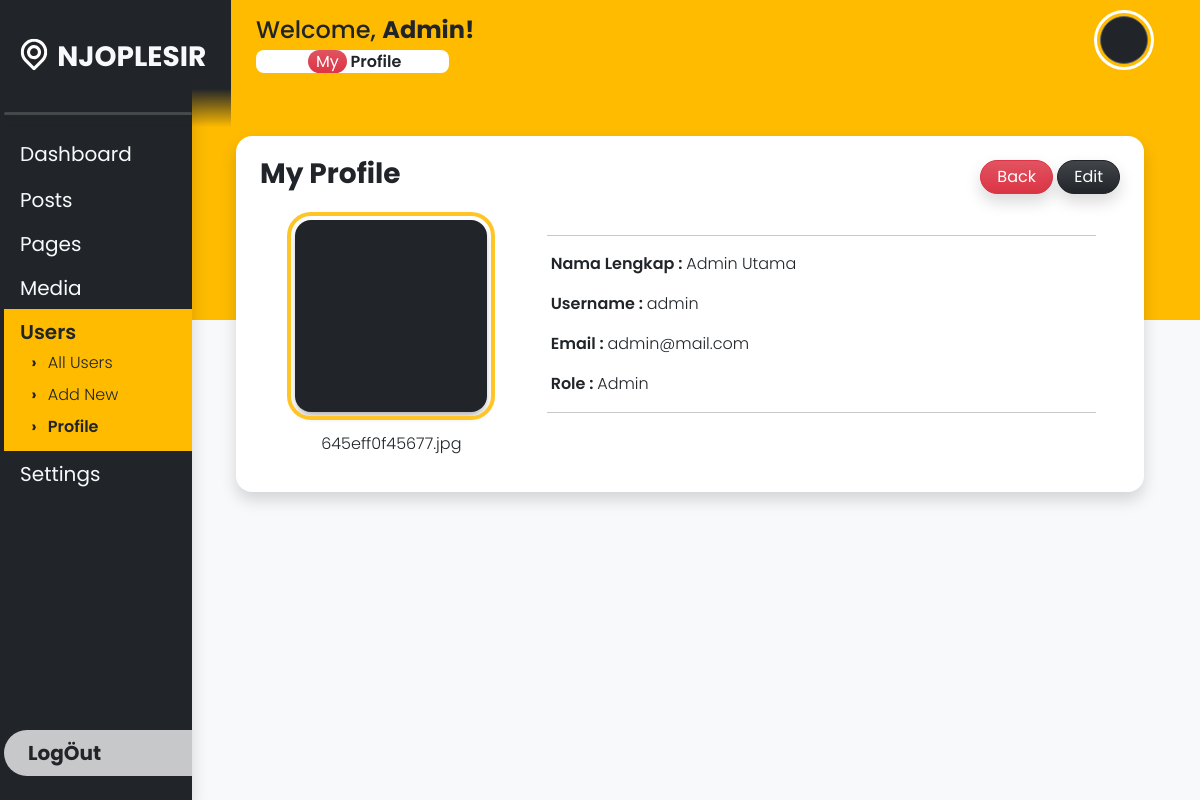
Screenshot of /user_profile.php (signed in) with the database file from the repository.
### tables this page shows
CREATE TABLE `daftar_user` (
  `id` int NOT NULL AUTO_INCREMENT,
  `firstName` varchar(100) DEFAULT NULL,
  `lastName` varchar(100) DEFAULT NULL,
  `username` varchar(255) DEFAULT NULL,
  `email` varchar(255) DEFAULT NULL,
  `password` varchar(255) DEFAULT NULL,
  `photoProfileName` varchar(255) DEFAULT NULL,
  `role` varchar(255) DEFAULT NULL,
  `passwordRaw` varchar(255) DEFAULT NULL,
  PRIMARY KEY (`id`)
);

### user_profile.php (the view, shortened to what this page needs)
<?php
    include "koneksi.php"; global $conn;
    $id_login = $_SESSION['id'];
    $query_login = mysqli_query($conn, "SELECT * FROM daftar_user WHERE id = $id_login");
    $result_login = mysqli_fetch_assoc($query_login);
    $role_login = $result_login['role'];
    $url = isset($_SERVER['HTTP_REFERER']) ? htmlspecialchars($_SERVER['HTTP_REFERER']) : '';
?>
<!DOCTYPE html>
<html lang="en">
<head>
    <link
        href="https://cdn.jsdelivr.net/npm/bootstrap@5.3.0-alpha1/dist/css/bootstrap.min.css"
        rel="stylesheet"
    />
</head>
<body class="bg-primary overflow-hidden bg-orange">
    <div class="row vh-100 bg-light">
        <div class="col-2 vh-100 bg-dark overflow-hidden shadow z-3 d-flex flex-column justify-content-between align-items-start p-0 ps-3">
            <div class="d-flex flex-column justify-content-start align-items-start w-100 position-relative overflow-y-auto sidebar">
                <div id="logoCompany" class="d-flex justify-content-center align-items-center">
                    <a href="dashboard.php" class="nav-link" style="transform:translateX(-7px) translateY(7px)">
                        <span class="fs-3 fw-bold text-light">NJOPLESIR</span>
                    </a>
                </div>
                <hr class="lineGray text-center w-100 bg-white border-0 rounded-3">
                <div class="nav-side text-white w-100 pb-2">
                    <a href="dashboard.php" class="nav-link w-100 fs-5 py-2 ps-3 fw-normal text-light">
                        Dashboard
                    </a>
                    <div onclick="dropdownActive(this)" class="nav-link position-relative fs-5 py-2 ps-3 fw-normal text-light dropdown">
                        <span class="lh-1 py-2">Posts</span>
                        <a href="post_all.php" class="nav-link fw-light"><li class="lh-1 py-2 fs-6">All Posts</li></a>
                    </div>
                    <?php if($role_login == "Admin") : ?>
                    <div onclick="dropdownActive(this)" class="nav-link position-relative fs-5 py-2 ps-3 fw-normal text-light dropdown">
                        <span class="lh-1 py-2">Pages</span>
                        <a href="page_all.php" class="nav-link fw-light"><li class="lh-1 py-2 fs-6">All Pages</li></a>
                    </div>
                    <?php else : ?>
                    <?php endif; ?>
                    <?php if($role_login == "Admin") : ?>
                    <div onclick="dropdownActive(this)" class="nav-link position-relative fs-5 py-2 ps-3 fw-normal text-light dropdown">
                        <span class="lh-1 py-2">Media</span>
                        <a href="media_library.php" class="nav-link fw-light"><li class="lh-1 py-2 fs-6">Library</li></a>
                    </div>
                    <?php else : ?>
                    <?php endif; ?>
                    <div onclick="dropdownActive(this)" class="nav-link position-relative fs-5 py-2 bg-orange ps-3 fw-bold text-dark dropdown dropdown-active">
                        <span class="lh-1 py-2">Users</span>
                        <a href="user_all.php" class="nav-link fw-light"><li class="lh-1 py-2 fs-6">All Users</li></a>
                        <?php if($role_login == "Admin") : ?>
                        <a href="user_new.php" class="nav-link fw-light"><li class="lh-1 py-2 fs-6">Add New</li></a>
                        <?php else : ?>
                        <?php endif; ?>
                        <a href="user_profile.php" class="nav-link fw-semibold"><li class="lh-1 py-2 fs-6">Profile</li></a>
                    </div>
                    <?php if($role_login == "Admin") : ?>
                    <a href="settings.php" class="nav-link position-relative fs-5 py-2 ps-3 fw-normal text-light dropdown">
                        <span class="lh-1 py-2">Settings</span>
                    </a>
                    <?php else : ?>
                    <?php endif; ?>
                </div>
            </div>
            <a href="logout_process.php" class="nav-link bg-white bg-opacity-75 text-dark w-100 py-2 ps-4 fs-5 mb-4 rounded-5 rounded-end-0 fw-bold">
                Log&Ouml;ut
            </a>
        </div>
        <div class="col-10 vh-100 position-relative bg-light overflow-y-auto z-1 d-flex flex-column justify-content-start align-items-start p-0">
            <div class="weltext position-absolute top-0 d-flex justify-content-between align-items-start px-5 py-3 pb-5 w-100 bg-orange">
                <h4 class="text-dark ms-3">
                    Welcome,
                    <span class="fw-bold"><?= ucwords($result_login['username']) ?>!</span>
                    <br>
                    <span class="fs-6 fw-semibold bg-white rounded-3 px-5">
                        <span class="ms-1 bg-danger bg-gradient py-0 px-2 rounded-5 fs-6 text-center fw-normal text-white">My</span>
                        Profile
                    </span>
                </h4>
                <div class="d-flex justify-content-end align-items-center">
                    <div onclick="dropdownProfile(this)" class="profile me-3 rounded-circle bg-dark position-relative"
                     style="background-image:url('./assets/library_image/<?= $result_login['photoProfileName'] ?>')">
                    </div>
                </div>
            </div>
            <div class="position-absolute z-2 w-100 main">
                <div class="w-100 vh-auto row px-5 py-2 my-2">
                    <div class="bg-white col p-4 mx-2 rounded-4 shadow w-100">
                        <div class="d-flex justify-content-between align-items-start w-100">
                            <div>
                                <h3 class="text-dark fw-bold lh-1">My Profile</h3>
                            </div>
                            <div>
                                <a href="<?= $url; ?>" class="btn btn-danger bg-gradient shadow p-1 px-3 rounded-5">Back</a>
                                <a href="edit_user.php?id=<?= $result_login['id']; ?>" class="btn btn-dark bg-gradient shadow p-1 px-3 rounded-5">Edit</a>
                            </div>
                        </div>
                        <div class="row w-100 align-items-center">
                            <div class="col-4 d-flex flex-column justify-content-start align-items-center pt-4">
                                <div class="img-profile bg-dark rounded-4 border-0"
                                style="background-image:url('./assets/library_image/<?= $result_login['photoProfileName'] ?>')"
                                ></div>
                                <p class="lh-1 fw-light mt-4 text-center"><?= $result_login['photoProfileName'] ?></p>
                            </div>
                            <ul class="col-8 d-block">
                                <hr class="mt-0">
                                <li class="p-1 lh-1">
                                    <p class="fs-6 fw-light text-dark">
                                        <span class="fw-semibold">Nama Lengkap : </span>
                                        <?= ucwords($result_login['firstName'] . " " . $result_login['lastName']); ?>
                                    </p>
                                </li>
                                <li class="p-1 lh-1">
                                    <p class="fs-6 fw-light text-dark">
                                        <span class="fw-semibold">Username : </span>
                                        <?= $result_login['username']; ?>
                                    </p>
                                </li>
                                <li class="p-1 lh-1">
                                    <p class="fs-6 fw-light text-dark">
                                        <span class="fw-semibold">Email : </span>
                                        <?= $result_login['email']; ?>
                                    </p>
                                </li>
                                <li class="p-1 lh-1">
                                    <p class="fs-6 fw-light text-dark">
                                        <span class="fw-semibold">Role : </span>
                                        <?= $result_login['role']; ?>
                                    </p>
                                </li>
                                <hr class="m-0">
                            </ul>
                        </div>
                    </div>
                </div>
            </div>
        </div>
    </div>
</body>
</html>

### rows the page displays
daftar_user: username "Admin", photoProfileName "645eff0f45677.jpg", firstName+lastName "Admin Utama", username "admin", email "admin@mail.com", role "Admin"
